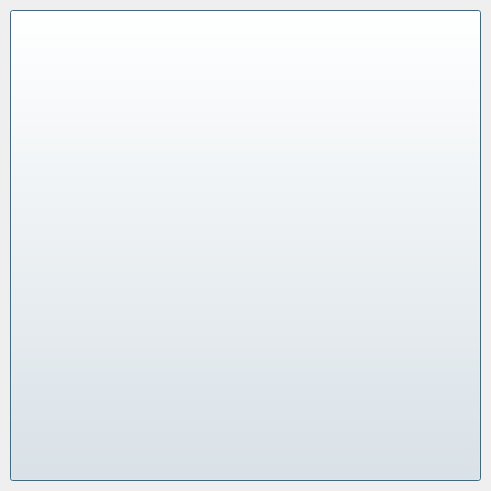
<?xml version="1.0" encoding="UTF-8"?>
<ui version="4.0">
 <class>Dialog</class>
 <widget class="QDialog" name="Dialog">
  <property name="geometry">
   <rect>
    <x>0</x>
    <y>0</y>
    <width>491</width>
    <height>491</height>
   </rect>
  </property>
  <property name="windowTitle">
   <string>Dialog</string>
  </property>
  <widget class="QPushButton" name="btn_re">
   <property name="geometry">
    <rect>
     <x>10</x>
     <y>10</y>
     <width>471</width>
     <height>471</height>
    </rect>
   </property>
   <property name="text">
    <string/>
   </property>
  </widget>
 </widget>
 <resources/>
 <connections/>
</ui>
